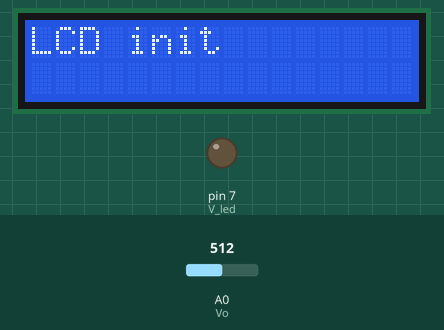
Bench run of a sketch on a simulated Arduino Uno, built with avr-gcc and run on an emulated ATmega328P. Parts: 16×2 character LCD, output pins drawn as LEDs (lit = HIGH). Inputs (shaded band) come from the test bench; at power-on: A0 (Vo) = 512.

Above: at 0.1 s.
At 2.1 s:
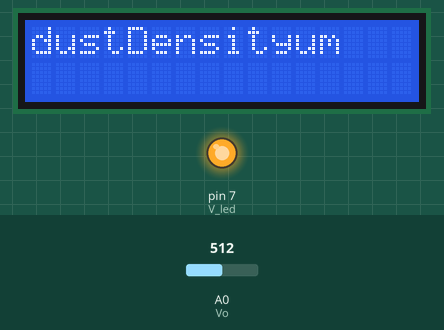
Timing chart, 0 to 3.6 s (numbered marks = the images above):
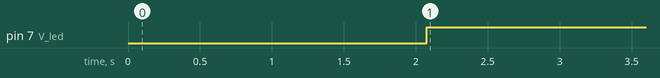

Measured:
- by itself, pin 7 (V_led): LOW → HIGH at 2.1 s

The sketch:

week4.ino
```cpp
#include <Wire.h>
#include <LiquidCrystal_I2C.h>

// Set the LCD address to 0x27 for a 16 chars and 2 line display
LiquidCrystal_I2C lcd(0x27, 16, 2); //안되면 0x3F로 시도해본다.
//LiquidCrystal_I2C lcd(0x3F, 16, 2);

int Vo = A0;
int V_led = 7;

float Vo_value=0;
float Voltage = 0;
float dustDensity = 0;

void setup()
{
  pinMode(V_led, OUTPUT);
  pinMode(Vo, INPUT);
  lcd.init();					// I2C LCD 초기화
  lcd.backlight();				// 백라이트 켜기
  lcd.print("LCD init");
  delay(2000);
  lcd.clear();
}

void loop()
{
  digitalWrite(V_led, LOW);
  delayMicroseconds(280);
  Vo_value = analogRead(Vo);
  delayMicroseconds(40);
  digitalWrite(V_led, HIGH);
  delayMicroseconds(9680);
  Voltage = Vo_value*5.0 / 1023.0;
  dustDensity = (Voltage - 0.5)/0.005;
  lcd.setCursor(0,0);

  lcd.print("dustDensity");
  lcd.print("um");
  lcd.setCursor(0,0);
  delay(1000);
  lcd.clear();

}
```
